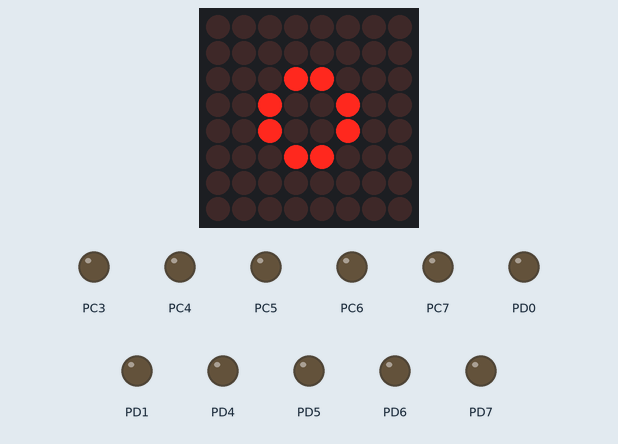
Bench run of a program on a simulated ATmega32, built with avr-gcc and emulated at 1 MHz. Parts: 8×8 LED matrix, output pins drawn as LEDs (lit = HIGH). Wiring (inferred from the names in the program): LED matrix (orientation assumed): rows PA0, PA1, PA2, PA3, PA4, PA5, PA6, PA7; columns PB0, PB1, PB2, PB3, PB4, PB5, PB6, PB7. Pins used as bus, display or sensor lines are not drawn.

Above: at 0.14 s.
At 0.85 s:
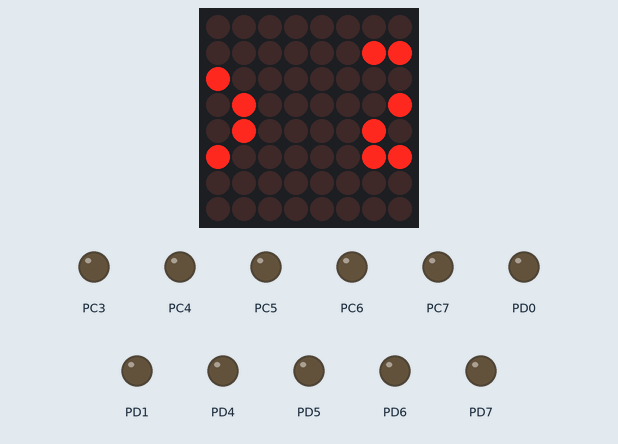
At 1.53 s:
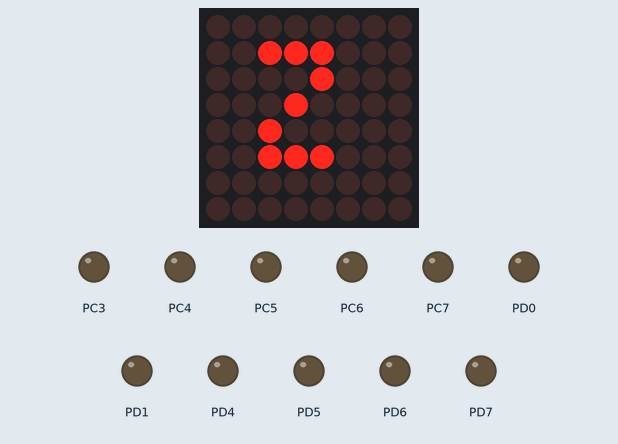
At 2.73 s:
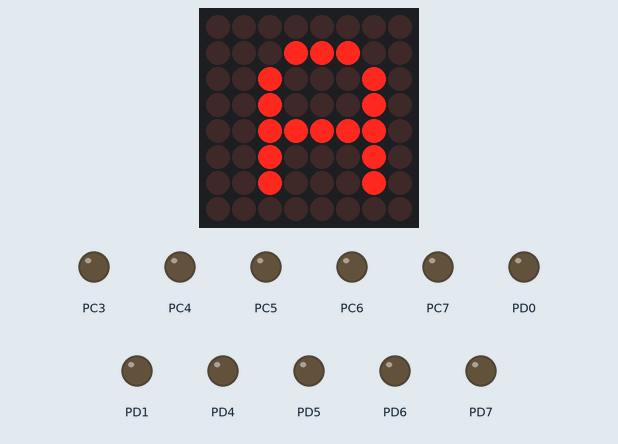
At 4.11 s:
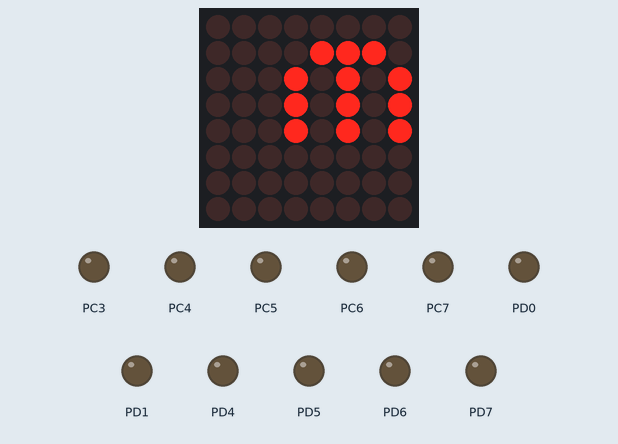
At 5.65 s:
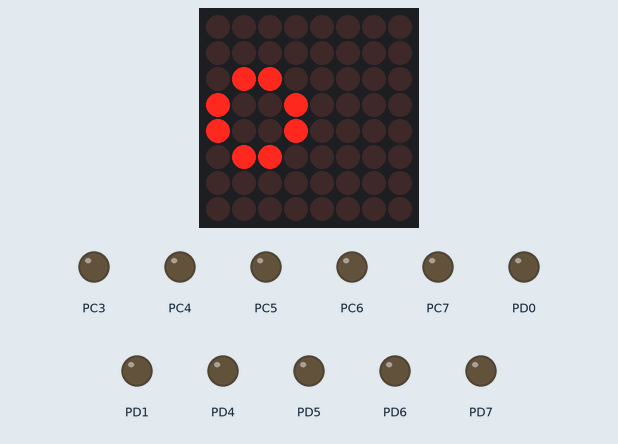

Measured:
- by itself, everything shown: repeats every 5.2 s, in 30 steps

The program:

main.c
```c
/*
 * LEDMRX.c
 *
 * Created: 11/2/2020 10:55:27 AM
 * Author :Osama Mahmoud
 */

#define  F_CPU         1000000UL
#include <util/delay.h>
#include "STD_TYPES.h"
#include "BIT_MATH.h"
#include "Mem_Map32.h"

#include "DIO_interface.h"
#include "LEDMRX_interface.h"

//u8 arr[8]={0, 0, 38, 42, 50, 0, 0,0};

u8 name[] = {0,0,24,36,36,24,0,0,  0,0,50,42,38,0,0,0,  0,124,18,18,18,124,0,0, 0,0,28,2,30,2,28,0, 0,124,18,18,18,124,0,0};

int main(void)
{
    LEDMRX_voidInit();


    while (1)
    {

			LEDMRX_voidAnimation(name);


    }
}
```

LEDMRX_interface.h
```c
/***********************************************************************************/
/*  Author  :  OsamaMahmoud                                                        */
/*  Date    :  2/11/2020                                                            */
/***********************************************************************************/

#ifndef LEDMRX_INTERFACE_H
#define LEDMRX_INTERFACE_H


void LEDMRX_voidInit(void);
void LEDMRX_voidDispaly(u8 *Copy_u8Data);
void LEDMRX_voidAnimation(u8 *Copy_u8Data);
void LEDMRX_voidResumeAnimation(void);
void LEDMRX_voidStopAnimation(void);
void LEDMRX_voidSpeedUp(void);
void LEDMRX_voidSpeedDown(void);


#endif
```

LEDMRX_program.c
```c
/***********************************************************************************/
/*  Author  :  OsamaMahmoud                                                        */
/*  Date    :  2/11/2020                                                            */
/***********************************************************************************/

#include <util/delay.h>
#include "STD_TYPES.h"
#include "BIT_MATH.h"

#include "DIO_interface.h"

#include "LEDMRX_interface.h"
#include "LEDMRX_config.h"
#include "LEDMRX_private.h"

u8 rows[8]={LEDMRX_ROW0_PIN,LEDMRX_ROW1_PIN,LEDMRX_ROW2_PIN,LEDMRX_ROW3_PIN,LEDMRX_ROW4_PIN,
             LEDMRX_ROW5_PIN,LEDMRX_ROW6_PIN,LEDMRX_ROW7_PIN};

u8 cols[8]={LEDMRX_COL0_PIN,LEDMRX_COL1_PIN,LEDMRX_COL2_PIN,LEDMRX_COL3_PIN,LEDMRX_COL4_PIN,
             LEDMRX_COL5_PIN,LEDMRX_COL6_PIN,LEDMRX_COL7_PIN};

volatile u8  Waiting = 10;
volatile u8  No_Animation = 0;

void LEDMRX_voidInit(void)
{
	DIO_Init();
}

void LEDMRX_voidDispaly(u8 *Copy_u8Data)
{

		for(u8 i=0; i<=7; ++i)
		{
            DisableALLCols();
			SetRowValues(Copy_u8Data[i]);
			DIO_WritePin(cols[i] ,LOW);
			_delay_us(1000);
		}

}

static void DisableALLCols()
{
	for(u8 j=0; j<=7 ; ++j)
	{
		DIO_WritePin(cols[j] , HIGH);
	}
}


static void SetRowValues(u8 Copy_u8Value)
{
	u8 Local_u8BIT;

	for(u8 k=0;k<=7;++k)
	{
		Local_u8BIT=CHECK_BIT(Copy_u8Value,k);
		DIO_WritePin(rows[k], Local_u8BIT);
	}
}
void LEDMRX_voidAnimation(u8 *Copy_u8Data)
{

	u8 index = 0;

        for(index =0 ; index<30 ; ++index)
	    {
		while(No_Animation);
		u8 Local_u8TempData[8]={Copy_u8Data[index],Copy_u8Data[index+1],Copy_u8Data[index+2],Copy_u8Data[index+3],Copy_u8Data[index+4],
							    Copy_u8Data[index+5],Copy_u8Data[index+6],Copy_u8Data[index+7]};
		    for(u8 w=0; w<Waiting; ++w)
		    {
			    for(u8 i=0; i<=7; ++i)
				{
			        DisableALLCols();
					SetRowValues(Local_u8TempData[i]);
					DIO_WritePin(cols[i] , LOW);
					_delay_us(1000);
				}
		    }


	    }

}

void LEDMRX_voidResumeAnimation(void)
{
	No_Animation = 0;
}
void LEDMRX_voidStopAnimation(void)
{
	No_Animation = 1;
}
void LEDMRX_voidSpeedUp(void)
{
	Waiting = Waiting - 2;
}
void LEDMRX_voidSpeedDown(void)
{
	Waiting = Waiting + 2;
}
```

Mem_Map32.h
```c
/*
 * MemMapped32.h
 *
 * Created: 3/5/2020 7:37:22 PM
 *  Author: pasos
 */


#ifndef MEMMAP32_H_
#define MEMMAP32_H_
/*
#  define __INTR_ATTRS used, externally_visible
#  define ISR(vector, ...)            \
void vector (void) __attribute__ ((signal,__INTR_ATTRS)) __VA_ARGS__; \
void vector (void)*/
//#define _VECTOR(N) __vector_ ## N*/

/* DIO_Registers */
#define DDRA (*(volatile unsigned char*)0x3A)
#define DDRB (*(volatile unsigned char*)0x37)
#define DDRC (*(volatile unsigned char*)0x34)
#define DDRD (*(volatile unsigned char*)0x31)

#define PINA (*(volatile unsigned char*)0x39)
#define PINB (*(volatile unsigned char*)0x36)
#define PINC (*(volatile unsigned char*)0x33)
#define PIND (*(volatile unsigned char*)0x30)

#define PORTA (*(volatile unsigned char*)0x3B)
#define PORTB (*(volatile unsigned char*)0x38)
#define PORTC (*(volatile unsigned char*)0x35)
#define PORTD (*(volatile unsigned char*)0x32)
/********************************************************************************************************/

/* ADC_Registers */
#define ADMUX (*(volatile unsigned char*)0x27)
#define ADLAR 5
#define REFS0 6
#define REFS1 7

#define ADCSRA (*(volatile unsigned char*)0x26)
#define ADPS0 0
#define ADPS1 1
#define ADPS2 2
#define ADIE  3
#define ADIF  4
#define ADATE 5
#define ADSC  6
#define ADEN  7

#define ADCL (*(volatile unsigned char*)0x24)
#define ADCH (*(volatile unsigned char*)0x25)
/********************************************************************************************************/
/*External Interrupt */
#define MCUCSR   (*(volatile unsigned char*)0x54)
#define ISC2 6

#define MCUCR   (*(volatile unsigned char*)0x55)
#define ISC00 0
#define ISC01 1
#define ISC10 2
#define ISC11 3

#define GICR     (*(volatile unsigned char*)0x5B)
#define INT1 7
#define INT0 6
#define INT2 5

#define GIFR    (*(volatile unsigned char*)0x5A)
#define INTF1 7
#define INTF0 6
#define INTF2 5
/************************************************************************************************/
/* Timer 0 */
#define TCNT0   (*(volatile unsigned char*)0x52)
#define TCCR0   (*(volatile unsigned char*)0x53)
#define TWCR    (*(volatile unsigned char*)0x56)
#define SPMCR   (*(volatile unsigned char*)0x57)
#define TIFR    (*(volatile unsigned char*)0x58)
#define TIMSK   (*(volatile unsigned char*)0x59)


#define OCR0    (*(volatile unsigned char*)0x5C)
/****************************************************************************************************/

/*TIMER 1*/


#define ICR1         (*(volatile unsigned short*)0x46)
#define ICR1L     (*(volatile unsigned char*)0x46)
#define ICR1H     (*(volatile unsigned char*)0x47)
#define OCR1B     (*(volatile unsigned short*)0x48)
#define OCR1BL    (*(volatile unsigned char*)0x48)
#define OCR1BH       (*(volatile unsigned char*)0x49)
#define OCR1A     (*(volatile unsigned short*)0x4A)
#define OCR1AL    (*(volatile unsigned char*)0x4A)
#define OCR1AH      (*(volatile unsigned char*)0x4B)
#define TCNT1       (*(volatile unsigned short*)0x4C)
#define TCNT1L    (*(volatile unsigned char*)0x4C)
#define TCNT1H    (*(volatile unsigned char*)0x4D)
#define TCCR1B       (*(volatile unsigned char*)0x4E)
#define TCCR1A        (*(volatile unsigned char*)0x4F)

#define SFIOR       (*(volatile unsigned char*)0x50)

#define OSCCAL       (*(volatile unsigned char*)0x51)
/******************************************************************************/
/* Timer 2 */

#define OCR2     (*(volatile unsigned char*)0x43)
#define TCNT2    (*(volatile unsigned char*)0x44)
#define TCCR2    (*(volatile unsigned char*)0x45)


/* TCCR0 */
#define FOC0    7
#define WGM00   6
#define COM01   5
#define COM00   4
#define WGM01   3
#define CS02    2
#define CS01    1
#define CS00    0

/* TCCR2 */
#define FOC2    7
#define WGM20   6
#define COM21   5
#define COM20   4
#define WGM21   3
#define CS22    2
#define CS21    1
#define CS20    0

/* ASSR */
/* bits 7-4 reserved */
#define AS2     3
#define TCN2UB  2
#define OCR2UB  1
#define TCR2UB  0

/* TCCR1A */
#define COM1A1  7
#define COM1A0  6
#define COM1B1  5
#define COM1B0  4
#define FOC1A   3
#define FOC1B   2
#define WGM11   1
#define WGM10   0

/* TCCR1B */
#define ICNC1   7
#define ICES1   6
/* bit 5 reserved */
#define WGM13   4
#define WGM12   3
#define CS12    2
#define CS11    1
#define CS10    0

/* WDTCR */
#define WDTCR    (*(volatile unsigned char*)0x41)
/* bits 7-5 reserved */
#define WDTOE   4
#define WDE     3
#define WDP2    2
#define WDP1    1
#define WDP0    0


/******************************************************************************/
/* USART Baud Rate Register Low */
#define UBRRL    (*(volatile unsigned char*)0x29)

/* USART Control and Status Register B */
#define UCSRB   (*(volatile unsigned char*)0x2A)

/* USART Control and Status Register A */
#define UCSRA    (*(volatile unsigned char*)0x2B)

/* USART I/O Data Register */
#define UDR       (*(volatile unsigned char*)0x2C)

/* USART Baud Rate Register High */
#define UBRRH    (*(volatile unsigned char*)0x40)

/* USART Control and Status Register C */
#define UCSRC     (*(volatile unsigned char*)0x40)

/* USART Register C */
#define    URSEL        7
#define    UMSEL        6
#define    UPM1         5
#define    UPM0         4
#define    USBS         3
#define    UCSZ1        2
#define    UCSZ0        1
#define    UCPOL        0

/* USART Status Register A  */
#define    RXC          7
#define    TXC          6
#define    UDRE         5
#define    FE           4
#define    DOR          3
#define    UPE          2
#define    U2X          1
#define    MPCM         0
/* USART Control Register B  */
#define    RXCIE        7
#define    TXCIE        6
#define    UDRIE        5
#define    RXEN         4
#define    TXEN         3
#define    UCSZ         2
#define    UCSZ2        2
#define    RXB8         1
#define    TXB8         0
/******************************************************************************/
/* SPI */
/* SPI Control Register */
#define SPCR       (*(volatile unsigned char*)0x2D)
/* SPI Status Register */
#define SPSR       (*(volatile unsigned char*)0x2E)
/* SPI I/O Data Register */
#define SPDR       (*(volatile unsigned char*)0x2F)

/* SPI Status Register - SPSR */
#define    SPIF         7
#define    WCOL         6
#define    SPI2X        0

/* SPI Control Register - SPCR */
#define    SPIE         7
#define    SPE          6
#define    DORD         5
#define    MSTR         4
#define    CPOL         3
#define    CPHA         2
#define    SPR1         1
#define    SPR0         0

/******************************************************************************/
/* EEPROM Control Register */
#define EECR	(*(volatile unsigned char*)0x3C)

/* EEPROM Control Register Bits*/
#define EERIE   3
#define EEMWE   2
#define EEWE    1
#define EERE    0

/* EEPROM Data Register */
#define EEDR	(*(volatile unsigned char*)0x3D)

/* EEPROM Address Register */
#define EEAR	(*(volatile unsigned short*)0x3E)
#define EEARL	(*(volatile unsigned char*)0x3E)
#define EEARH	(*(volatile unsigned char*)0x3F)

/* TWI stands for "Two Wire Interface" or "TWI Was I2C(tm)" */
#define TWBR    (*(volatile unsigned char*)0x20)
#define TWSR    (*(volatile unsigned char*)0x21)
#define TWAR    (*(volatile unsigned char*)0x22)
#define TWDR    (*(volatile unsigned char*)0x23)

/* TIMSK */
#define OCIE2   7
#define TOIE2   6
#define TICIE1  5
#define OCIE1A  4
#define OCIE1B  3
#define TOIE1   2
#define OCIE0   1
#define TOIE0   0

/* TIFR */
#define OCF2    7
#define TOV2    6
#define ICF1    5
#define OCF1A   4
#define OCF1B   3
#define TOV1    2
#define OCF0    1
#define TOV0    0

/* SPMCR */
#define SPMIE   7
#define RWWSB   6
/* bit 5 reserved */
#define RWWSRE  4
#define BLBSET  3
#define PGWRT   2
#define PGERS   1
#define SPMEN   0

/* TWCR */
#define TWINT   7
#define TWEA    6
#define TWSTA   5
#define TWSTO   4
#define TWWC    3
#define TWEN    2
/* bit 1 reserved */
#define TWIE    0

/* TWAR */
#define TWA6    7
#define TWA5    6
#define TWA4    5
#define TWA3    4
#define TWA2    3
#define TWA1    2
#define TWA0    1
#define TWGCE   0

/* TWSR */
#define TWS7    7
#define TWS6    6
#define TWS5    5
#define TWS4    4
#define TWS3    3
/* bit 2 reserved */
#define TWPS1   1
#define TWPS0   0
/*********************************************************************************/
/* Interrupt vectors */
/* External Interrupt Request 0 */
#define INT0_vect			__vector_1
/* External Interrupt Request 1 */
#define INT1_vect			__vector_2
/* External Interrupt Request 2 */
#define INT2_vect			__vector_3
/* Timer/Counter2 Compare Match */
#define TIMER2_COMP_vect		__vector_4
/* Timer/Counter2 Overflow */
#define TIMER2_OVF_vect			__vector_5
/* Timer/Counter1 Capture Event */
#define TIMER1_CAPT_vect		__vector_6
/* Timer/Counter1 Compare Match A */
#define TIMER1_COMPA_vect		__vector_7
/* Timer/Counter1 Compare Match B */
#define TIMER1_COMPB_vect		__vector_8
/* Timer/Counter1 Overflow */
#define TIMER1_OVF_vect			__vector_9
/* Timer/Counter0 Compare Match */
#define TIMER0_COMP_vect		__vector_10
/* Timer/Counter0 Overflow */
#define TIMER0_OVF_vect			__vector_11
/* Serial Transfer Complete */
#define SPI_STC_vect			__vector_12
/* USART, Rx Complete */
#define USART_RXC_vect			__vector_13
/* USART Data Register Empty */
#define USART_UDRE_vect			__vector_14
/* USART, Tx Complete */
#define USART_TXC_vect			__vector_15
/* ADC Conversion Complete */
#define ADC_vect			   __vector_16
/* EEPROM Ready */
#define EE_RDY_vect			   __vector_17
/* Analog Comparator */
#define ANA_COMP_vect			__vector_18
/* 2-wire Serial Interface */
#define TWI_vect			    __vector_19
/* Store Program Memory Ready */
#define SPM_RDY_vect			__vector_20


/*interrupt functions*/

# define sei()  __asm__ __volatile__ ("sei" ::)
# define cli()  __asm__ __volatile__ ("cli" ::)
# define reti()  __asm__ __volatile__ ("reti" ::)


#  define ISR_NOBLOCK    __attribute__((interrupt))
#  define ISR_NAKED      __attribute__((naked))


#  define ISR(vector,...)            \
void vector (void) __attribute__ ((signal))__VA_ARGS__ ; \
void vector (void)


#endif /* MEMMAPPED32_H_ */
```

LEDMRX_config.h
```c
/*******************************************************/
/* Author : OsamaMahmoud                               */
/* Date   : 2/11/2020                                  */
/* Version: V01                                        */
/*******************************************************/
#ifndef LEDMRX_CONFIG_H
#define LEDMRX_CONFIG_H


#define LEDMRX_ROW0_PIN   PINA0
#define LEDMRX_ROW1_PIN   PINA1
#define LEDMRX_ROW2_PIN   PINA2
#define LEDMRX_ROW3_PIN   PINA3
#define LEDMRX_ROW4_PIN   PINA4
#define LEDMRX_ROW5_PIN   PINA5
#define LEDMRX_ROW6_PIN   PINA6
#define LEDMRX_ROW7_PIN   PINA7

#define LEDMRX_COL0_PIN   PINB0
#define LEDMRX_COL1_PIN   PINB1
#define LEDMRX_COL2_PIN   PINB2
#define LEDMRX_COL3_PIN   PINB3
#define LEDMRX_COL4_PIN   PINB4
#define LEDMRX_COL5_PIN   PINB5
#define LEDMRX_COL6_PIN   PINB6
#define LEDMRX_COL7_PIN   PINB7

#endif
```

BIT_MATH.h
```c
#ifndef BIT_MATH_H_
#define BIT_MATH_H_

#define SET_REG(Reg) Reg=0xFF
#define CLEAR_REG(Reg) Reg=0x00
#define TOOGLE_REG(Reg) Reg^=0xFF
#define ASSIGN_REG(Reg,Value) Reg=Value
#define SET_BITS_REG(Reg,Mask) Reg|=(Mask)
#define CLEAR_BITS_REG(Reg,Mask) Reg=(Reg&(~Mask))
#define SET_BIT(Reg,bit) Reg|=(1<<bit)
#define CLEAR_BIT(Reg,bit) Reg=(Reg&(~(1<<bit)))
#define TOOGLE_BIT(Reg,bit) Reg^=(1<<bit)
#define CHECK_BIT(Reg,bit) ((Reg>>bit)&1)

/*lower nibble 0-3*/
#define   lower_nibble_high(Reg)             Reg=(Reg&0xf0)|0x0f
#define   lower_nibble_value(Reg,Value)      Reg=(Reg&0xf0)|(Value&0x0f)
#define   get_lower_nibble(Reg)              Reg&0x0f
/*higher nibble 4-7*/
#define   higher_nibble_high(Reg)            Reg=(Reg&0x0f)|(0xf0)
#define   higher_nibble_value(Reg,Value)     Reg=(Reg&0x0f)|(Value<<4)
#define   get_higher_nibble(Reg)             Reg&0xf0
#endif
```

DIO_config.c
```c
#include "DIO_config.h"

const PinStatus_type PinsStatus[TOTAL_PINS]=
{
	OUTPUT,   /* Port A Pin 0 */
	OUTPUT,   /* Port A Pin 1 */
	OUTPUT,   /* Port A Pin 2 */
	OUTPUT,   /* Port A Pin 3 */
	OUTPUT,   /* Port A Pin 4 */
	OUTPUT,   /* Port A Pin 5 */
	OUTPUT,   /* Port A Pin 6 */
	OUTPUT,   /* Port A Pin 7 */
	OUTPUT,   /* Port B Pin 0   / */
	OUTPUT,   /* Port B Pin 1   /*/
	OUTPUT,		 /* Port B Pin 2 / INT2*/
	OUTPUT,		 /* Port B Pin 3   /*/
	OUTPUT,		 /* Port B Pin 4 */
	OUTPUT,		 /* Port B Pin 5 */
	OUTPUT,		 /* Port B Pin 6 */
	OUTPUT,		 /* Port B Pin 7 */
	INPUT,		 /* Port C Pin 0 */
	INPUT,		 /* Port C Pin 1 */
	INPUT,		 /* Port C Pin 2 */
	OUTPUT,		 /* Port C Pin 3 */
	OUTPUT,		 /* Port C Pin 4 */
	OUTPUT,		 /* Port C Pin 5 */
	OUTPUT,		 /* Port C Pin 6 */
	OUTPUT,		 /* Port C Pin 7 */
	OUTPUT,		 /* Port D Pin 0 */
	OUTPUT,		 /* Port D Pin 1 */
	INPULLUP,      /* Port D Pin 2 / INT0 */
	INPULLUP,    /* Port D Pin 3 / INT1 */
	OUTPUT,		 /* Port D Pin 4 */
	OUTPUT,		 /* Port D Pin 5 */
	OUTPUT,		 /* Port D Pin 6 /   ICP*/
	OUTPUT		 /* Port D Pin 7 */
};
```

DIO_config.h
```c
#ifndef DIO_CONFIG_H_
#define DIO_CONFIG_H_

typedef enum
{
	OUTPUT=0,
	INPULLUP,
	INPUT,
	}PinStatus_type;

typedef enum
{
	PINA0=0,
	PINA1=1,
	PINA2,
	PINA3,
	PINA4,
	PINA5,
	PINA6,
	PINA7,
	PINB0,
	PINB1,
	PINB2,
	PINB3,
	PINB4,
	PINB5,
	PINB6,
	PINB7,
	PINC0,
	PINC1,
	PINC2,
	PINC3,
	PINC4,
	PINC5,
	PINC6,
	PINC7,
	PIND0,
	PIND1,
	PIND2,
	PIND3,
	PIND4,
	PIND5,
	PIND6,
	PIND7,
	TOTAL_PINS
	}PinNum_type;

extern const PinStatus_type PinsStatus[TOTAL_PINS];

#endif
```

DIO_interface.h
```c
#ifndef DIO_INTERFACE_H_
#define DIO_INTERFACE_H_


#include "STD_TYPES.h"
#include "BIT_MATH.h"
#include "Mem_Map32.h"
#include "DIO_config.h"

typedef enum
{
	PA=0,
	PB,
	PC,
	PD,
	}Port_type;

typedef enum
{
	LOW=0,
	HIGH=1,
	}VoltageLevel_type;

extern void DIO_Init(void);
extern void DIO_WritePort(Port_type Port, u8 Value);
extern void DIO_WriteBitsInPort(Port_type Port,u8 Value,u8 Mask);
extern u8 DIO_ReadPort(Port_type Port);
extern void DIO_WritePin(PinNum_type Pin,VoltageLevel_type Value);
extern void DIO_TogglePin(PinNum_type Pin);
extern VoltageLevel_type DIO_ReadPin(PinNum_type Pin);


void DIO_setpinDirection( Port_type port, u8 pin,PinStatus_type Direction);
void DIO_setpinvalue(Port_type port,u8 pin,u8 value);
u8	 DIO_readpin(Port_type port,u8 pin);
void DIO_voidSetPortDirection(Port_type port , u8 Copy_u8Direction);
void DIO_voidSetPortValue(Port_type port , u8 Copy_u8Value);
void DIO_higher_nibble_Direction(Port_type portNumber);
void DIO_lower_nibble_Direction(Port_type  portNumber);
void DIO_higher_nibble_Value(Port_type portNumber,u8 value);
void DIO_lower_nibble_value(Port_type  portNumber,u8 value);
u8   DIO_get_lower_nibble(Port_type port);
u8   DIO_get_higher_nibble(Port_type port);

#endif
```

STD_TYPES.h
```c
#ifndef STD_TYPES_H_
#define STD_TYPES_H_

typedef unsigned char u8;
typedef signed char s8;
typedef unsigned short u16;
typedef signed short s16;
typedef unsigned long u32;
typedef signed long s32;
typedef unsigned long long u64;
typedef signed long long s64;

#define TRUE (u8)0x01
#define FALSE (u8)0x00
#define NULLPTR   ((void*)0)

#endif
```

Source omitted: DIO_program.c (8169 bytes), LEDMRX_private.h (480 bytes)
